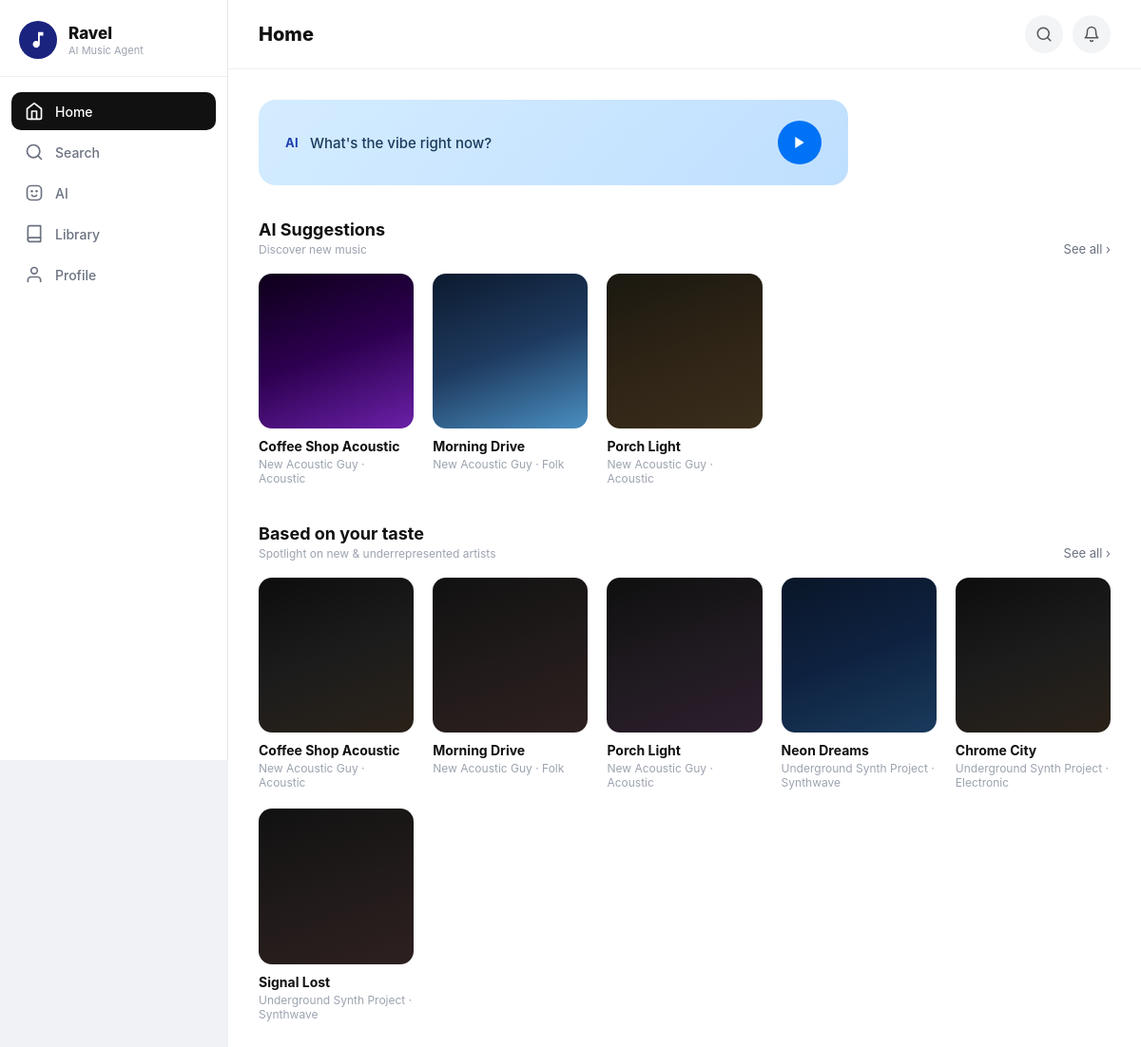
The app's page /dashboard (signed in), older data.
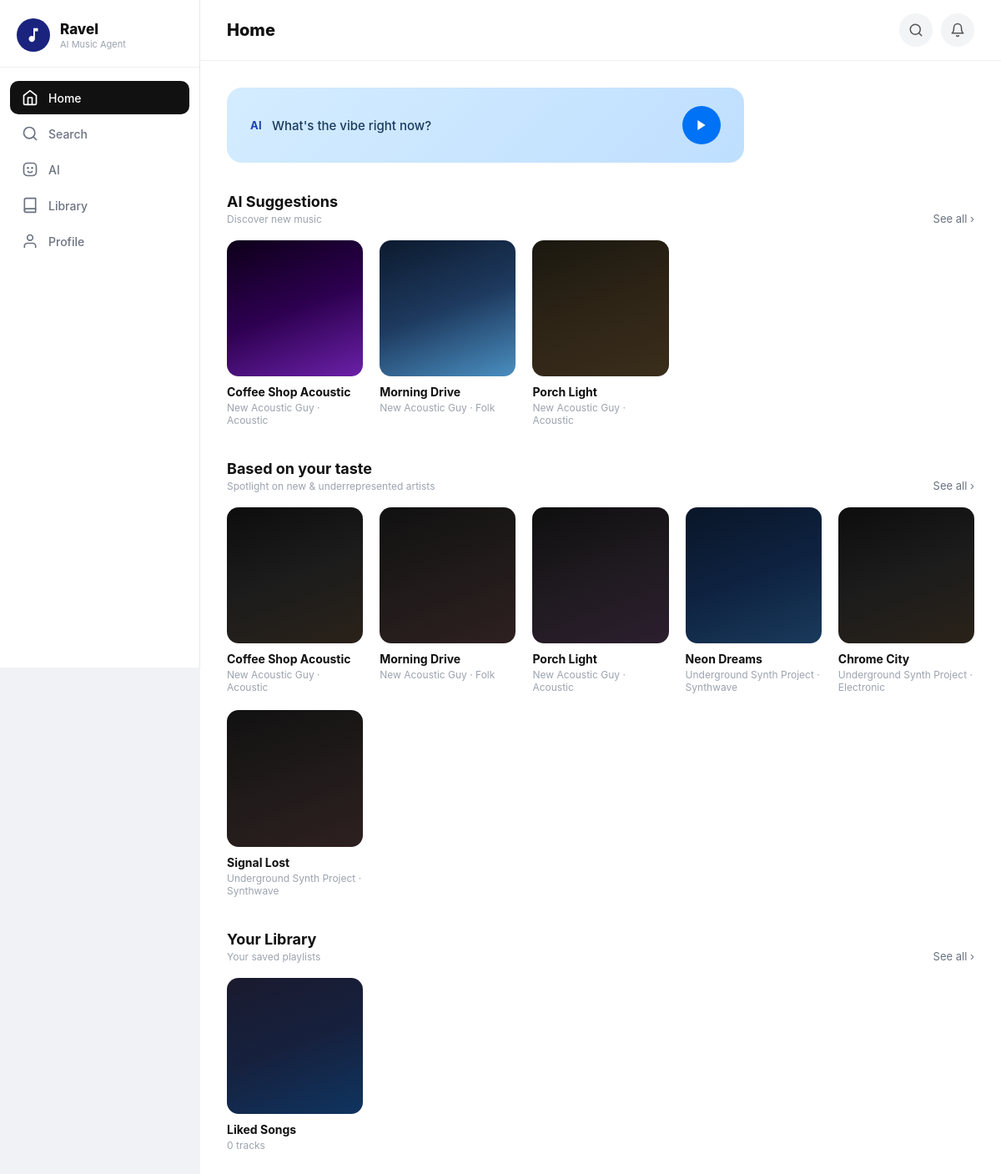
The same page, newer data.
### tables this page shows
CREATE TABLE Track (
        TrackID INTEGER PRIMARY KEY AUTOINCREMENT,
        ArtistID INTEGER,
        Title TEXT NOT NULL,
        Genre TEXT,
        PlayCount INTEGER,
        FOREIGN KEY (ArtistID) REFERENCES Artist(ArtistID)
    );

CREATE TABLE Artist (
        ArtistID INTEGER PRIMARY KEY AUTOINCREMENT,
        Name TEXT NOT NULL,
        StreamCount INTEGER,
        IsUnderrepresented BOOLEAN
    );

CREATE TABLE Playlist (
        PlaylistID INTEGER PRIMARY KEY AUTOINCREMENT,
        UserID INTEGER,
        GeneratedTitle TEXT,
        DateCreated DATETIME DEFAULT CURRENT_TIMESTAMP,
        FOREIGN KEY (UserID) REFERENCES User(UserID)
    );

### app.py (the view, shortened to what this page needs)
@app.route('/dashboard')
def dashboard():
    if 'user_id' not in session:
        return redirect(url_for('login'))
    user_id = session['user_id']
    conn = get_db_connection()
    playlists_data = conn.execute('SELECT * FROM Playlist WHERE UserID = ? ORDER BY DateCreated DESC',
                                  (user_id,)).fetchall()
    saved_playlists = []
    player_saved_playlists = []
    for p in playlists_data:
        tracks = conn.execute('''
            SELECT Track.TrackID, Track.Title, Artist.Name as ArtistName, Track.Genre
            FROM Contains
            JOIN Track ON Contains.TrackID = Track.TrackID
            JOIN Artist ON Track.ArtistID = Artist.ArtistID
            WHERE Contains.PlaylistID = ?
        ''', (p['PlaylistID'],)).fetchall()
        saved_playlists.append({
            "id": p['PlaylistID'],
            "title": p['GeneratedTitle'],
            "date": p['DateCreated'],
            "tracks": tracks
        })
        player_saved_playlists.append({
            "id": p['PlaylistID'],
            "title": p['GeneratedTitle'],
            "tracks": [
                {
                    "id": track['TrackID'],
                    "title": track['Title'],
                    "artist": track['ArtistName'],
                    "genre": track['Genre']
                }
                for track in tracks
            ]
        })
    top_genres_rows = conn.execute('''
        SELECT Genre, COUNT(*) as cnt FROM ListenHistory
        WHERE UserID = ? AND Genre != ''
        GROUP BY Genre ORDER BY cnt DESC LIMIT 3
    ''', (user_id,)).fetchall()
    top_genre_names = [g['Genre'] for g in top_genres_rows]
    recommendations = []
    if not recommendations:
        recommendations = conn.execute('''
            SELECT Track.TrackID, Track.Title, Artist.Name as ArtistName, Track.Genre
            FROM Track JOIN Artist ON Track.ArtistID = Artist.ArtistID
            WHERE Artist.IsUnderrepresented = 1
            ORDER BY Artist.StreamCount ASC LIMIT 6
        ''').fetchall()
    notifications = build_user_notifications(conn, user_id)
    conn.close()
    recs = [{'id': r['TrackID'], 'title': r['Title'], 'artist': r['ArtistName'], 'genre': r['Genre']}
            for r in recommendations]
    return render_template('dashboard.html',
        playlists=saved_playlists,
        player_playlists=player_saved_playlists,
        recommendations=recs,
        top_genres=top_genre_names,
        notifications=notifications
    )

### app.py (called while the page is built)
def get_db_connection():
    conn = sqlite3.connect('ravel_database.db')
    conn.row_factory = sqlite3.Row
    return conn

def build_user_notifications(conn, user_id):
    rows = conn.execute('''
        SELECT NotificationID, Message, IsRead, CreatedAt
        FROM Notification
        WHERE UserID = ?
        ORDER BY CreatedAt DESC, NotificationID DESC
        LIMIT 5
    ''', (user_id,)).fetchall()
    return [
        {
            'id': row['NotificationID'],
            'text': row['Message'],
            'time': _fmt_relative_time(row['CreatedAt']),
            'read': bool(row['IsRead'])
        }
        for row in rows
    ]

### templates/dashboard.html (shortened to what the changed rows need)
<!DOCTYPE html>
<html lang="en">
<head>
</head>
<body>
<div class="sidebar">
    <div class="sidebar-logo">
        <div class="sidebar-brand"><h2>Ravel</h2><p>AI Music Agent</p></div>
    </div>
</div>
<div class="main-content">
    <div class="content-area">
        <div class="section">
            <div class="playlist-grid" id="ai-suggestions">
                {% if recommendations %}
                    {% for rec in recommendations[:3] %}
                    <div class="playlist-card" onclick="playRecommendation({{ loop.index0 }}, 'suggestions')">
                        <div class="playlist-card-image" style="background:linear-gradient(160deg,
                            {% if loop.index == 1 %}#0d0019 0%,#2d0050 50%,#6b21a8 100%
                            {% elif loop.index == 2 %}#0c1a2e 0%,#1e3a5f 50%,#4a8fc1 100%
                            {% else %}#1a1810 0%,#2e2416 50%,#3a2e1c 100%{% endif %});"></div>
                        <div class="playlist-card-title">{{ rec.title }}</div>
                        <div class="playlist-card-artist">{{ rec.artist }} &middot; {{ rec.genre }}</div>
                    </div>
                    {% endfor %}
                {% endif %}
            </div>
        </div>
        <div class="section">
            <div class="playlist-grid" id="based-on-taste">
                {% if recommendations %}
                    {% for rec in recommendations %}
                    <div class="playlist-card" onclick="playRecommendation({{ loop.index0 }}, 'taste')">
                        <div class="playlist-card-image" style="background:linear-gradient(160deg,
                            {% if loop.index % 4 == 1 %}#0d0d0d 0%,#1c1c1c 50%,#2a2219 100%
                            {% elif loop.index % 4 == 2 %}#111111 0%,#201a1a 50%,#2e2020 100%
                            {% elif loop.index % 4 == 3 %}#0f0f0f 0%,#1f1a20 50%,#2c1e2e 100%
                            {% else %}#0a1628 0%,#0e2240 50%,#1a3a5c 100%{% endif %});"></div>
                        <div class="playlist-card-title">{{ rec.title }}</div>
                        <div class="playlist-card-artist">{{ rec.artist }} &middot; {{ rec.genre }}</div>
                    </div>
                    {% endfor %}
                {% else %}
                    <p style="color:#9ca3af;font-size:13px;">Listen to some tracks and the AI will personalise this section for you!</p>
                {% endif %}
            </div>
        </div>
        {% if playlists %}
        <div class="section">
            <div class="section-header">
                <div><div class="section-title">Your Library</div><div class="section-subtitle">Your saved playlists</div></div>
                <a href="/library" class="see-all">See all &rsaquo;</a>
            </div>
            <div class="playlist-grid">
                {% for playlist in playlists %}
                <div class="playlist-card" onclick="playDashboardPlaylist({{ playlist.id }})">
                    <div class="playlist-card-image" style="background:linear-gradient(160deg,#1a1a2e 0%,#16213e 50%,#0f3460 100%);"></div>
                    <div class="playlist-card-title">{{ playlist.title }}</div>
                    <div class="playlist-card-artist">{{ playlist.tracks|length }} tracks</div>
                </div>
                {% endfor %}
            </div>
        </div>
        {% endif %}
    </div>
</div>
</body>
</html>

Row changes from the older to the newer data that the page shows:
added Playlist: title "Liked Songs", tracks|length "0"
Text that changed along with them:
text now shown: "Your Library Your saved playlists See all ›"
